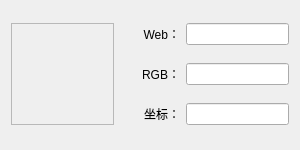
<?xml version="1.0" encoding="UTF-8"?>
<ui version="4.0">
 <class>HColorPicker</class>
 <widget class="QWidget" name="HColorPicker">
  <property name="geometry">
   <rect>
    <x>0</x>
    <y>0</y>
    <width>300</width>
    <height>150</height>
   </rect>
  </property>
  <property name="minimumSize">
   <size>
    <width>300</width>
    <height>150</height>
   </size>
  </property>
  <property name="maximumSize">
   <size>
    <width>300</width>
    <height>150</height>
   </size>
  </property>
  <property name="windowTitle">
   <string>颜色捕捉器</string>
  </property>
  <layout class="QGridLayout" name="gridLayout" columnstretch="1,0,1">
   <item row="0" column="0" rowspan="3">
    <widget class="QLabel" name="lable_4">
     <property name="cursor">
      <cursorShape>CrossCursor</cursorShape>
     </property>
     <property name="frameShape">
      <enum>QFrame::StyledPanel</enum>
     </property>
     <property name="frameShadow">
      <enum>QFrame::Sunken</enum>
     </property>
     <property name="text">
      <string/>
     </property>
    </widget>
   </item>
   <item row="0" column="1">
    <widget class="QLabel" name="label_1">
     <property name="minimumSize">
      <size>
       <width>60</width>
       <height>0</height>
      </size>
     </property>
     <property name="text">
      <string>Web：</string>
     </property>
     <property name="alignment">
      <set>Qt::AlignRight|Qt::AlignTrailing|Qt::AlignVCenter</set>
     </property>
    </widget>
   </item>
   <item row="0" column="2">
    <widget class="QLineEdit" name="lineEdit_1">
     <property name="alignment">
      <set>Qt::AlignCenter</set>
     </property>
     <property name="readOnly">
      <bool>true</bool>
     </property>
    </widget>
   </item>
   <item row="1" column="1">
    <widget class="QLabel" name="label_2">
     <property name="minimumSize">
      <size>
       <width>60</width>
       <height>0</height>
      </size>
     </property>
     <property name="text">
      <string>RGB：</string>
     </property>
     <property name="alignment">
      <set>Qt::AlignRight|Qt::AlignTrailing|Qt::AlignVCenter</set>
     </property>
    </widget>
   </item>
   <item row="1" column="2">
    <widget class="QLineEdit" name="lineEdit_2">
     <property name="alignment">
      <set>Qt::AlignCenter</set>
     </property>
     <property name="readOnly">
      <bool>true</bool>
     </property>
    </widget>
   </item>
   <item row="2" column="1">
    <widget class="QLabel" name="label_3">
     <property name="minimumSize">
      <size>
       <width>60</width>
       <height>0</height>
      </size>
     </property>
     <property name="text">
      <string>坐标：</string>
     </property>
     <property name="alignment">
      <set>Qt::AlignRight|Qt::AlignTrailing|Qt::AlignVCenter</set>
     </property>
    </widget>
   </item>
   <item row="2" column="2">
    <widget class="QLineEdit" name="lineEdit_3">
     <property name="text">
      <string/>
     </property>
     <property name="alignment">
      <set>Qt::AlignCenter</set>
     </property>
     <property name="readOnly">
      <bool>true</bool>
     </property>
    </widget>
   </item>
  </layout>
 </widget>
 <resources/>
 <connections/>
</ui>
